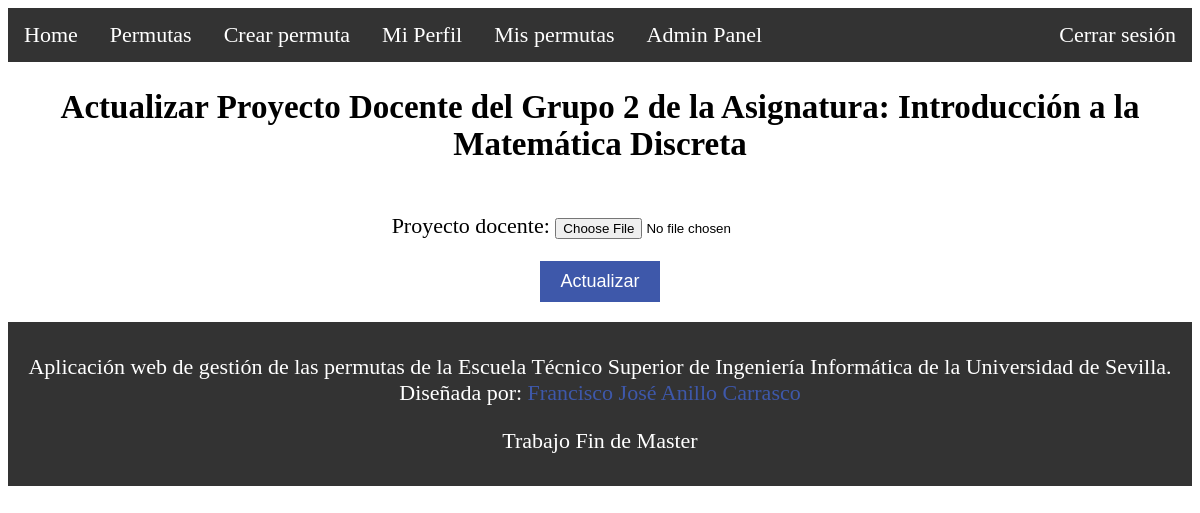
Page /grupo/2/actualizar-proyecto-docente/ (signed in) on the committed database.
### Permutas/models.py (models this page shows, shortened)
class Grupo(models.Model):
    numero_grupo = models.IntegerField()
    limite_estudiantes = models.IntegerField()
    tipo_grupo = models.CharField(max_length=10, choices=[('teoria', 'Teoria'), ('practica', 'Practica')])
    estudiante = models.ManyToManyField(Estudiante, blank=True)
    asignatura = models.ForeignKey(Asignatura, on_delete=models.CASCADE)
    proyecto_docente = models.FileField(upload_to='pdfs/', blank=True, null=True)

class Asignatura (models.Model):
  nombre = models.CharField(max_length=255)
  grado = models.ForeignKey(Grado, on_delete=models.CASCADE)
  curso = models.CharField(max_length=10, choices=[('primero', 'Primero'), ('segundo', 'Segundo'), ('tercero', 'Tercero'), ('cuarto', 'Cuarto')])
  codigo = models.CharField(unique= True ,max_length=7)

### Permutas/views.py (the view)
# urls.py: path('grupo/<int:grupo_id>/actualizar-proyecto-docente/', actualizar_proyecto_docente, name='actualizar_proyecto_docente'),
@login_required
@user_passes_test(is_delegacion_or_admin)
def actualizar_proyecto_docente(request, grupo_id):
    grupo = get_object_or_404(Grupo, id=grupo_id)
    if request.method == 'POST':
        form = ProyectoDocenteForm(request.POST, request.FILES, instance=grupo)
        if form.is_valid():
            form.save()
            return redirect('lista_grupos')  # O la vista a la que desees redirigir
    else:
        form = ProyectoDocenteForm(instance=grupo)
    return render(request, 'actualizar_proyecto_docente.html', {'form': form, 'grupo': grupo})

### Permutas/forms.py
class ProyectoDocenteForm(forms.ModelForm):
    class Meta:
        model = Grupo
        fields = ['proyecto_docente']

### Permutas/views.py (called while the page is built)
def is_delegacion_or_admin(user):
    return user.is_superuser or user.groups.filter(name='delegación').exists()

### Permutas/templates/actualizar_proyecto_docente.html (shortened to what this page needs)
{% extends "layout.html" %}
{% block content %}
<div class="form-container">
    <h2>Actualizar Proyecto Docente del Grupo {{ grupo.numero_grupo }} de la Asignatura: {{ grupo.asignatura.nombre }}</h2>
    <form method="post" enctype="multipart/form-data">
        {{ form.as_p }}
        <button type="submit">Actualizar</button>
    </form>
</div>
{% endblock content %}

### Permutas/templates/layout.html (style rules this page uses)
body { font-size: 22px; }

### Permutas/templates/actualizar_proyecto_docente.html (style rules this page uses)
.form-container { text-align: center; }
.form-container form { display: inline-block; text-align: left; }
.form-container button { display: block; margin: 20px auto; padding: 10px 20px; font-size: 18px; background-color: #3E58AA; color: white; border: none; cursor: pointer; }

### rows in the picture
Grupo: numero_grupo "2", asignatura.nombre "Introducción a la Matemática Discreta"
